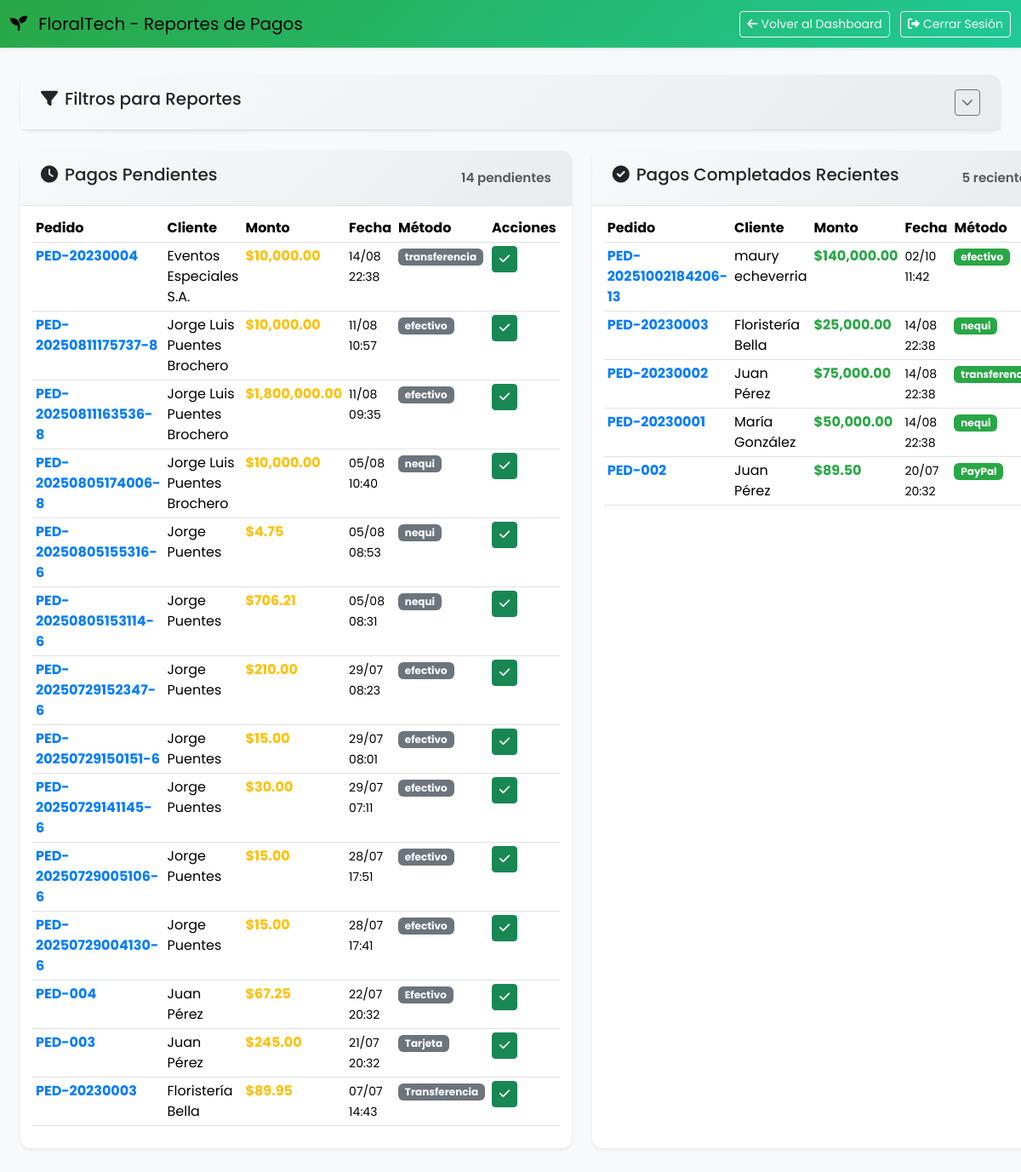
Page /index.php?ctrl=CempleadoPagos&action=reportes (signed in) on the earlier database version.
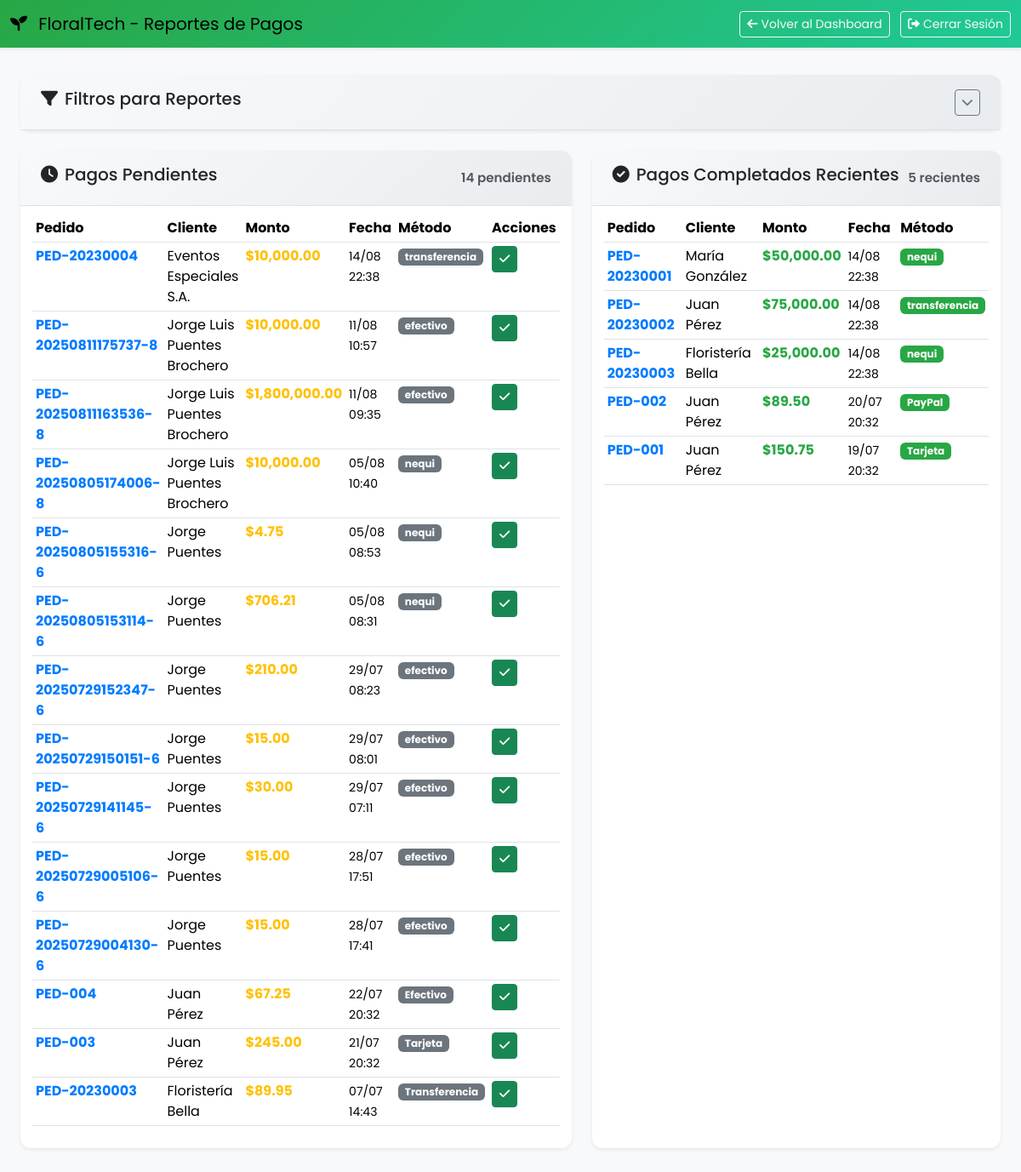
Same page on the later database version.
### tables this page shows
CREATE TABLE `pagos` (
  `idpago` int(11) NOT NULL,
  `fecha_pago` datetime DEFAULT current_timestamp(),
  `metodo_pago` varchar(50) NOT NULL,
  `estado_pag` varchar(255) DEFAULT 'Pendiente',
  `monto` decimal(10,2) NOT NULL,
  `ped_idped` int(11) NOT NULL,
  `transaccion_id` varchar(255) DEFAULT NULL,
  `comprobante_transferencia` varchar(255) DEFAULT NULL,
  `verificado_por` int(11) DEFAULT NULL,
  `fecha_verificacion` datetime DEFAULT NULL
);

### controllers/CempleadoPagos.php (called while the page is built, shortened)
<?php
class CempleadoPagos {
    private $db;
    public function __construct() {
        require_once 'models/conexion.php';
        $conn = new conexion();
        $this->db = $conn->get_conexion();
    }
    public function reportes() {
        try {
            $filtros = $this->obtenerFiltros();
            $pagosPendientes = $this->obtenerPagosPendientes($filtros);
            $pagosCompletados = $this->obtenerPagosCompletadosRecientes($filtros);
            include 'views/empleado/reportes_pagos.php';
        } catch (Exception $e) {
            error_log("Error en reportes: " . $e->getMessage());
            $_SESSION['mensaje'] = "Ocurrió un error al cargar los reportes de pagos";
            $_SESSION['tipo_mensaje'] = "error";
            header("Location: index.php?ctrl=empleado&action=dashboard");
            exit();
        }
    }
    private function obtenerFiltros() {
        return [
            'fecha_inicio' => $_GET['fecha_inicio'] ?? '',
            'fecha_fin' => $_GET['fecha_fin'] ?? '',
            'estado' => $_GET['estado'] ?? '',
            'cliente' => $_GET['cliente'] ?? '',
            'metodo_pago' => $_GET['metodo_pago'] ?? '',
            'limite' => (int)($_GET['limite'] ?? 20)
        ];
    }
    private function construirFiltroSQL($filtros, $alias = 'pg') {
        $condiciones = [];
        $parametros = [];
        return [
            'where' => !empty($condiciones) ? 'AND ' . implode(' AND ', $condiciones) : '',
            'parametros' => $parametros
        ];
    }
    private function obtenerPagosPendientes($filtros = []) {
        try {
            $filtroSQL = $this->construirFiltroSQL($filtros);
            $stmt = $this->db->prepare("
                SELECT
                    pg.*,
                    COALESCE(p.numped, CONCAT('PED-', pg.ped_idped)) as numped,
                    COALESCE(c.nombre, 'Cliente no encontrado') as cliente_nombre,
                    COALESCE(pg.transaccion_id, '') as referencia_pago,
                    COALESCE(pg.comprobante_transferencia, '') as observaciones
                FROM pagos pg
                LEFT JOIN ped p ON pg.ped_idped = p.idped
                LEFT JOIN cli c ON p.cli_idcli = c.idcli
                WHERE pg.estado_pag = 'Pendiente' {$filtroSQL['where']}
                ORDER BY pg.fecha_pago DESC
                LIMIT {$filtros['limite']}
            ");
            $stmt->execute($filtroSQL['parametros']);
            return $stmt->fetchAll(PDO::FETCH_ASSOC);
        } catch (Exception $e) {
            error_log("Error en obtenerPagosPendientes: " . $e->getMessage());
            return [];
        }
    }
    private function obtenerPagosCompletadosRecientes($filtros = []) {
        try {
            $filtroSQL = $this->construirFiltroSQL($filtros);
            $stmt = $this->db->prepare("
                SELECT
                    pg.*,
                    COALESCE(p.numped, CONCAT('PED-', pg.ped_idped)) as numped,
                    COALESCE(c.nombre, 'Cliente no encontrado') as cliente_nombre,
                    COALESCE(pg.transaccion_id, '') as referencia_pago,
                    COALESCE(pg.comprobante_transferencia, '') as observaciones_empleado
                FROM pagos pg
                LEFT JOIN ped p ON pg.ped_idped = p.idped
                LEFT JOIN cli c ON p.cli_idcli = c.idcli
                WHERE pg.estado_pag = 'Completado' {$filtroSQL['where']}
                ORDER BY pg.fecha_pago DESC
                LIMIT {$filtros['limite']}
            ");
            $stmt->execute($filtroSQL['parametros']);
            return $stmt->fetchAll(PDO::FETCH_ASSOC);
        } catch (Exception $e) {
            error_log("Error en obtenerPagosCompletadosRecientes: " . $e->getMessage());
            return [];
        }
    }
}
?>

### index.php (called while the page is built, shortened)
<?php
require_once 'models/conexion.php';
require_once 'models/data.php';
$action = isset($_GET['action']) ? $_GET['action'] : 'index';
try {
    $controller = new $controllerClass();
    $controller->$action();
} catch (Exception $e) {
    die("Error: " . $e->getMessage());
}
?>

### models/data.php (called while the page is built)
<?php
$host = "localhost";
$db = "flores";
$user = "root";
$pass = "";

### models/conexion.php (called while the page is built, shortened)
<?php
class conexion{
	protected $db;
	public function __construct() {
		try {
			include(__DIR__ . "/data.php");
			$this->db = new PDO("mysql:host=$host;dbname=$db;charset=utf8", $user, $pass);
			$this->db->setAttribute(PDO::ATTR_ERRMODE, PDO::ERRMODE_EXCEPTION);
			$this->db->setAttribute(PDO::ATTR_DEFAULT_FETCH_MODE, PDO::FETCH_ASSOC);
		} catch (PDOException $e) {
			$error_msg = "Error de conexión a la base de datos: " . $e->getMessage();
			error_log($error_msg);
			if (strpos($e->getMessage(), 'Connection refused') !== false) {
				throw new Exception("Error: No se puede conectar al servidor MySQL. Asegúrate de que XAMPP esté ejecutándose.");
			} elseif (strpos($e->getMessage(), 'Unknown database') !== false) {
				throw new Exception("Error: La base de datos 'flores' no existe. Por favor, crea la base de datos primero.");
			} elseif (strpos($e->getMessage(), 'Access denied') !== false) {
				throw new Exception("Error: Acceso denegado. Verifica el usuario y contraseña de la base de datos.");
			} else {
				throw new Exception("Error de conexión a la base de datos: " . $e->getMessage());
			}
		} catch (Exception $e) {
			error_log("Error de configuración: " . $e->getMessage());
			throw new Exception("Error de configuración: " . $e->getMessage());
		}
	}
	public function get_conexion(){
		return $this->db;
	}
}

### views/empleado/reportes_pagos.php (the view, shortened to what the changed rows need)
<?php
$pagosCompletadosRecientes = isset($pagosCompletados) ? array_slice($pagosCompletados, 0, 5) : [];
?>
<!DOCTYPE html>
<html lang="es">
<head>
    <link href="https://cdn.jsdelivr.net/npm/bootstrap@5.3.6/dist/css/bootstrap.min.css" rel="stylesheet">
    <link rel="stylesheet" href="assets/dashboard-general.css">
    <link href="https://cdnjs.cloudflare.com/ajax/libs/font-awesome/6.0.0/css/all.min.css" rel="stylesheet">
</head>
<body>
    <div class="main-content">
        <div class="content-grid">
            <div class="content-card">
                <div class="card-body">
                    <?php if (empty($pagosPendientes)): ?>
                        <div class="empty-state">
                            <i class="fas fa-check-circle"></i>
                            <h4>¡Excelente!</h4>
                            <p>No hay pagos pendientes</p>
                        </div>
                    <?php else: ?>
                        <div class="table-responsive">
                            <table class="table table-hover table-sm">
                                <thead>
                                    <tr>
                                        <th>Pedido</th>
                                        <th>Cliente</th>
                                        <th>Monto</th>
                                        <th>Fecha</th>
                                        <th>Método</th>
                                        <th>Acciones</th>
                                    </tr>
                                </thead>
                                <tbody>
                                    <?php foreach ($pagosPendientes as $pago): ?>
                                    <tr>
                                        <td><strong class="text-primary"><?= htmlspecialchars($pago['numped']) ?></strong></td>
                                        <td><?= htmlspecialchars($pago['cliente_nombre']) ?></td>
                                        <td><strong class="text-warning">$<?= number_format($pago['monto'], 2) ?></strong></td>
                                        <td><small><?= date('d/m H:i', strtotime($pago['fecha_pago'])) ?></small></td>
                                        <td><span class="badge bg-secondary"><?= htmlspecialchars($pago['metodo_pago']) ?></span></td>
                                        <td>
                                            <form method="POST" action="index.php?ctrl=CempleadoPagos&action=actualizarEstadoPago" style="display: inline;">
                                                <button type="submit" class="btn btn-success btn-sm" onclick="return confirm('¿Marcar como completado?')">
                                                    <i class="fas fa-check"></i>
                                                </button>
                                            </form>
                                        </td>
                                    </tr>
                                    <?php endforeach; ?>
                                </tbody>
                            </table>
                        </div>
                    <?php endif; ?>
                </div>
            </div>
            <div class="content-card">
                <div class="card-body">
                    <?php if (empty($pagosCompletadosRecientes)): ?>
                        <div class="empty-state">
                            <i class="fas fa-info-circle"></i>
                            <h4>Sin pagos completados</h4>
                            <p>No hay pagos completados recientes</p>
                        </div>
                    <?php else: ?>
                        <div class="table-responsive">
                            <table class="table table-hover table-sm">
                                <thead>
                                    <tr>
                                        <th>Pedido</th>
                                        <th>Cliente</th>
                                        <th>Monto</th>
                                        <th>Fecha</th>
                                        <th>Método</th>
                                    </tr>
                                </thead>
                                <tbody>
                                    <?php foreach ($pagosCompletadosRecientes as $pago): ?>
                                    <tr>
                                        <td><strong class="text-primary"><?= htmlspecialchars($pago['numped']) ?></strong></td>
                                        <td><?= htmlspecialchars($pago['cliente_nombre']) ?></td>
                                        <td><strong class="text-success">$<?= number_format($pago['monto'], 2) ?></strong></td>
                                        <td><small><?= date('d/m H:i', strtotime($pago['fecha_pago'])) ?></small></td>
                                        <td><span class="badge bg-success"><?= htmlspecialchars($pago['metodo_pago']) ?></span></td>
                                    </tr>
                                    <?php endforeach; ?>
                                </tbody>
                            </table>
                        </div>
                    <?php endif; ?>
                </div>
            </div>
        </div>
    </div>
</body>
</html>

Differences in the rows shown:
removed pagos: numped "PED-20251002184206-13", cliente_nombre "maury echeverria", monto "140,000.00", fecha_pago "02/10 11:42", metodo_pago "efectivo", shown under "Pagos Completados Recientes"
shown differently, row unchanged: pagos (number 15 of 19 on the later page): moves up the list
shown differently, row unchanged: pagos (number 16 of 19 on the later page): moves down the list
now on this page (row unchanged): pagos: numped "PED-001", cliente_nombre "Juan Pérez", monto "150.75", fecha_pago "19/07 20:32", metodo_pago "Tarjeta", shown under "Pagos Completados Recientes"
